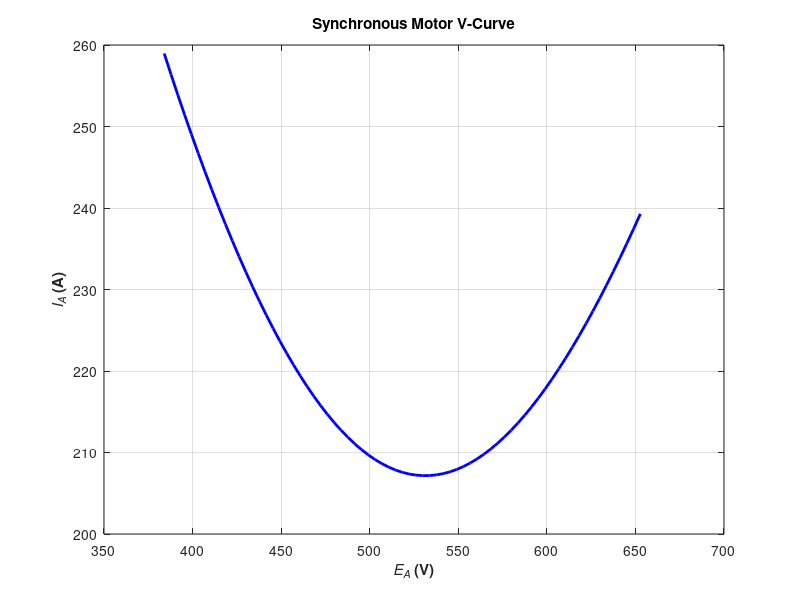

Write MATLAB code to recreate this figure.
 Ea = (1:0.01:1.70)*384; % Magnitude of Ea volts
 Ear = 384; % Reference Ea
 deltar = -36.4 * pi/180; % Reference torque angle
 Xs = 1.1; % Synchronous reactance
 Vp = 480; % Phase voltage at 0 degrees
 Ear = Ear * (cos(deltar) + j * sin(deltar));

 % Calculate delta2
 delta2 = asin ( abs(Ear) ./ abs(Ea) .* sin(deltar) );

 % Calculate the phasor Ea
 Ea = Ea .* (cos(delta2) + j .* sin(delta2));

 % Calculate Ia
 Ia = ( Vp - Ea ) / ( j * Xs);

 % Plot the v-curve
 figure(1);
 plot(abs(Ea),abs(Ia),'b','Linewidth',2.0);
 xlabel('\bf\itE_{A}\rm\bf (V)');
 ylabel('\bf\itI_{A}\rm\bf (A)');
 title ('\bfSynchronous Motor V-Curve');
 grid on; 